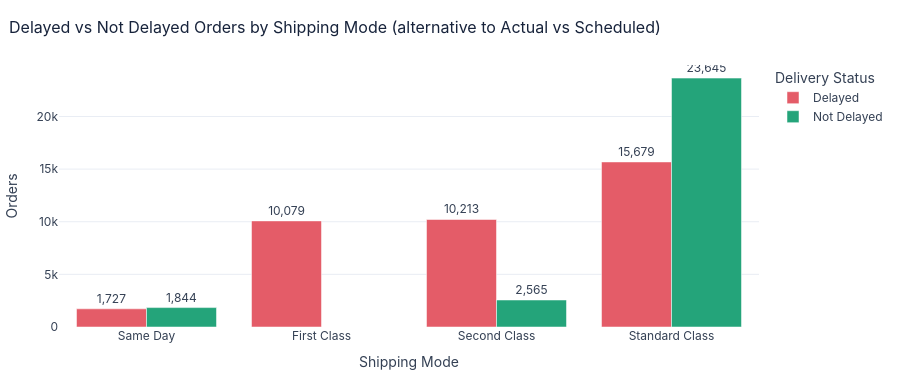

The code cell stored with this chart in its notebook:
### Code cell
# ALTERNATIVE to "Actual vs Scheduled Delivery": delayed vs not-delayed orders per shipping mode
status_mode = (df.groupby(["Shipping Mode", "Delivery Status"]).size().reset_index(name="Orders"))
mode_order = df.groupby("Shipping Mode")["Days for shipment (scheduled)"].mean().sort_values().index.tolist()

fig = px.bar(status_mode, x="Shipping Mode", y="Orders", color="Delivery Status", barmode="group",
             color_discrete_map=STATUS_COLORS, category_orders={"Shipping Mode": mode_order},
             title="Delayed vs Not Delayed Orders by Shipping Mode (alternative to Actual vs Scheduled)",
             text_auto=",")
fig.update_traces(textposition="outside")
show(fig)

### Figure 1 — Plotly figure (JSON) as saved in the notebook; plotly's stock layout.template omitted (floating-point values rounded to 4 significant figures)
{"data": [{"alignmentgroup": "True", "hovertemplate": "Delivery Status=Delayed<br>Shipping Mode=%{x}<br>Orders=%{y}<extra></extra>", "legendgroup": "Delayed", "marker": {"color": "#E45C68", "pattern": {"shape": ""}}, "name": "Delayed", "offsetgroup": "Delayed", "orientation": "v", "showlegend": true, "textposition": "outside", "texttemplate": "%{y:,}", "type": "bar", "x": ["First Class", "Same Day", "Second Class", "Standard Class"], "xaxis": "x", "y": [10079, 1727, 10213, 15679], "yaxis": "y"}, {"alignmentgroup": "True", "hovertemplate": "Delivery Status=Not Delayed<br>Shipping Mode=%{x}<br>Orders=%{y}<extra></extra>", "legendgroup": "Not Delayed", "marker": {"color": "#24A47A", "pattern": {"shape": ""}}, "name": "Not Delayed", "offsetgroup": "Not Delayed", "orientation": "v", "showlegend": true, "textposition": "outside", "texttemplate": "%{y:,}", "type": "bar", "x": ["Same Day", "Second Class", "Standard Class"], "xaxis": "x", "y": [1844, 2565, 23645], "yaxis": "y"}], "layout": {"barmode": "group", "font": {"color": "#344054", "family": "Inter, Arial, sans-serif", "size": 12}, "height": 380, "legend": {"bgcolor": "rgba(255,255,255,0)", "title": {"text": "Delivery Status"}, "tracegroupgap": 0}, "margin": {"b": 50, "l": 40, "r": 30, "t": 65}, "paper_bgcolor": "#FFFFFF", "plot_bgcolor": "#FFFFFF", "title": {"font": {"color": "#17233B", "size": 16}, "text": "Delayed vs Not Delayed Orders by Shipping Mode (alternative to Actual vs Scheduled)", "x": 0.01}, "xaxis": {"anchor": "y", "categoryarray": ["Same Day", "First Class", "Second Class", "Standard Class"], "categoryorder": "array", "domain": [0.0, 1.0], "showgrid": false, "title": {"text": "Shipping Mode"}, "zeroline": false}, "yaxis": {"anchor": "x", "domain": [0.0, 1.0], "gridcolor": "#E9EDF4", "title": {"text": "Orders"}, "zeroline": false}}}
